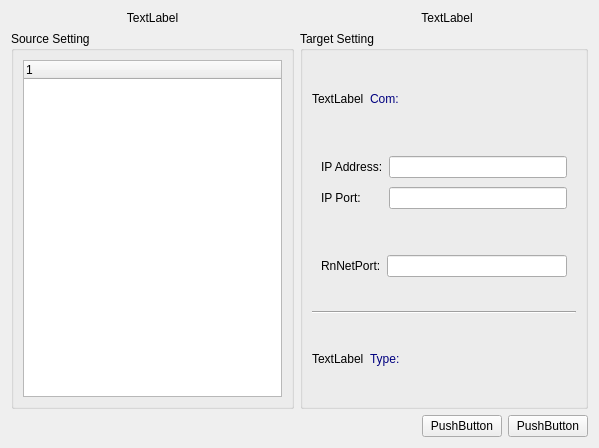
<?xml version="1.0" encoding="UTF-8"?>
<ui version="4.0">
 <class>NewConfigDialog</class>
 <widget class="QWidget" name="NewConfigDialog">
  <property name="geometry">
   <rect>
    <x>0</x>
    <y>0</y>
    <width>599</width>
    <height>448</height>
   </rect>
  </property>
  <property name="windowTitle">
   <string>Form</string>
  </property>
  <layout class="QGridLayout" name="gridLayout_2">
   <item row="0" column="0">
    <widget class="QLabel" name="label_source">
     <property name="text">
      <string>TextLabel</string>
     </property>
     <property name="alignment">
      <set>Qt::AlignCenter</set>
     </property>
    </widget>
   </item>
   <item row="1" column="0">
    <layout class="QVBoxLayout" name="verticalLayout_3">
     <item>
      <widget class="QGroupBox" name="groupBox_2">
       <property name="title">
        <string>Source Setting</string>
       </property>
       <layout class="QVBoxLayout" name="verticalLayout_2">
        <item>
         <widget class="QTreeWidget" name="treeWidget">
          <column>
           <property name="text">
            <string notr="true">1</string>
           </property>
          </column>
         </widget>
        </item>
       </layout>
      </widget>
     </item>
    </layout>
   </item>
   <item row="1" column="1" colspan="2">
    <layout class="QVBoxLayout" name="verticalLayout_4">
     <item>
      <widget class="QGroupBox" name="groupBox">
       <property name="title">
        <string>Target Setting</string>
       </property>
       <layout class="QVBoxLayout" name="verticalLayout">
        <item>
         <layout class="QHBoxLayout" name="horizontalLayout" stretch="0,1">
          <item>
           <widget class="QLabel" name="label_compic">
            <property name="text">
             <string>TextLabel</string>
            </property>
           </widget>
          </item>
          <item>
           <widget class="QLabel" name="label_com">
            <property name="styleSheet">
             <string notr="true">color: rgb(0, 0, 127);
font: 20pt &quot;Times New Roman&quot;;</string>
            </property>
            <property name="text">
             <string>Com:</string>
            </property>
           </widget>
          </item>
         </layout>
        </item>
        <item>
         <widget class="QWidget" name="widget_ip" native="true">
          <property name="minimumSize">
           <size>
            <width>0</width>
            <height>50</height>
           </size>
          </property>
          <layout class="QGridLayout" name="gridLayout">
           <item row="0" column="0">
            <widget class="QLabel" name="label_ipaddr">
             <property name="text">
              <string>IP Address:</string>
             </property>
            </widget>
           </item>
           <item row="0" column="1">
            <widget class="QLineEdit" name="lineEdit_Addr">
             <property name="minimumSize">
              <size>
               <width>0</width>
               <height>20</height>
              </size>
             </property>
             <property name="baseSize">
              <size>
               <width>0</width>
               <height>0</height>
              </size>
             </property>
            </widget>
           </item>
           <item row="1" column="0">
            <widget class="QLabel" name="label_ipport">
             <property name="text">
              <string>IP Port:</string>
             </property>
            </widget>
           </item>
           <item row="1" column="1">
            <widget class="QLineEdit" name="lineEdit_Port">
             <property name="minimumSize">
              <size>
               <width>0</width>
               <height>20</height>
              </size>
             </property>
            </widget>
           </item>
          </layout>
         </widget>
        </item>
        <item>
         <widget class="QWidget" name="widget_rnnetPort" native="true">
          <layout class="QHBoxLayout" name="horizontalLayout_4">
           <item>
            <widget class="QLabel" name="label_rnnetPort">
             <property name="text">
              <string>RnNetPort:</string>
             </property>
            </widget>
           </item>
           <item>
            <widget class="QLineEdit" name="lineEdit_rnNetPort"/>
           </item>
          </layout>
         </widget>
        </item>
        <item>
         <widget class="Line" name="line">
          <property name="orientation">
           <enum>Qt::Horizontal</enum>
          </property>
         </widget>
        </item>
        <item>
         <layout class="QHBoxLayout" name="horizontalLayout_3" stretch="0,1">
          <item>
           <widget class="QLabel" name="label_typepic">
            <property name="text">
             <string>TextLabel</string>
            </property>
           </widget>
          </item>
          <item>
           <widget class="QLabel" name="label_type">
            <property name="styleSheet">
             <string notr="true">color: rgb(0, 0, 127);
font: 20pt &quot;Times New Roman&quot;;</string>
            </property>
            <property name="text">
             <string>Type:</string>
            </property>
           </widget>
          </item>
         </layout>
        </item>
       </layout>
      </widget>
     </item>
    </layout>
   </item>
   <item row="2" column="2">
    <layout class="QHBoxLayout" name="horizontalLayout_2">
     <item>
      <spacer name="horizontalSpacer">
       <property name="orientation">
        <enum>Qt::Horizontal</enum>
       </property>
       <property name="sizeHint" stdset="0">
        <size>
         <width>40</width>
         <height>20</height>
        </size>
       </property>
      </spacer>
     </item>
     <item>
      <widget class="QPushButton" name="btn_apply">
       <property name="text">
        <string>PushButton</string>
       </property>
      </widget>
     </item>
     <item>
      <widget class="QPushButton" name="btn_cancle">
       <property name="text">
        <string>PushButton</string>
       </property>
      </widget>
     </item>
    </layout>
   </item>
   <item row="0" column="2">
    <widget class="QLabel" name="label_target">
     <property name="text">
      <string>TextLabel</string>
     </property>
     <property name="alignment">
      <set>Qt::AlignCenter</set>
     </property>
    </widget>
   </item>
  </layout>
 </widget>
 <resources/>
 <connections/>
</ui>
